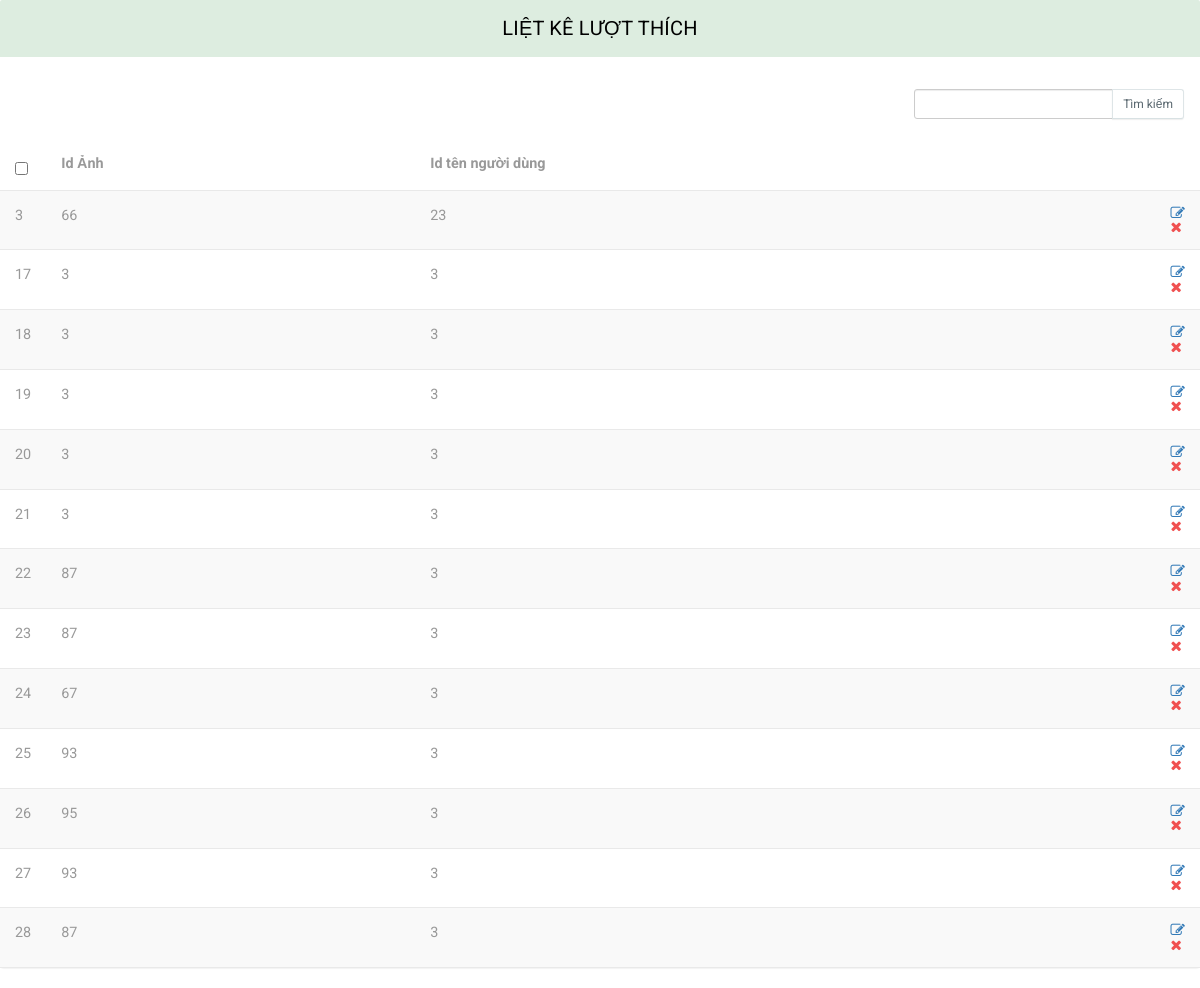
The page /all_like.php on the database its author committed.
### tables this page shows
CREATE TABLE `si_like` (
  `id` int(11) NOT NULL,
  `id_image` int(15) NOT NULL,
  `id_user` int(50) NOT NULL
);

### all_like.php (the view, shortened to what this page needs)
<?php
$conn = init();
?>
<link rel="stylesheet" href='public/backend/css/bootstrap.min.css' >
<link href='public/backend/css/style.css' rel='stylesheet' type='text/css' />
<link href='public/backend/css/style-responsive.css' rel="stylesheet"/>
<link rel="stylesheet" href='public/backend/css/font.css' type="text/css"/>
<link href='public/backend/css/font-awesome.css' rel="stylesheet">
<link rel="stylesheet" href='public/backend/css/morris.css' type="text/css"/>
<link rel="stylesheet" href='public/backend/css/monthly.css'>
  <div class="panel panel-default" >
    <div class="panel-heading">
      Liệt kê lượt thích
    </div>
    <div class="row w3-res-tb">
      <div class="col-sm-5 m-b-xs">
      </div>
      <div class="col-sm-4">
      </div>
      <div class="col-sm-3">
        <div class="input-group">
          <input type="text" class="input-sm form-control" placeholder="Search">
          <span class="input-group-btn">
            <button class="btn btn-sm btn-default" type="button">Tìm kiếm</button>
          </span>
        </div>
      </div>
    </div>
    <div class="table-responsive">
      <table class="table table-striped b-t b-light">
        <thead>
          <tr>
            <th style="width:20px;">
              <label class="i-checks m-b-none">
                <input type="checkbox"><i></i>
              </label>
            </th>
            <th>Id Ảnh </th>
            <th>Id tên người dùng</th>
            <th style="width:30px;"></th>
          </tr>
        </thead>
        <tbody>
           <?php
            $sql = 'SELECT * FROM si_like';
            $retval= mysqli_query($conn, $sql);
            if(mysqli_num_rows($retval) > 0){
             while($row = mysqli_fetch_assoc($retval)){
            ?>
          <tr>
            <td>
             <?php
                echo $row['id'];
             ?>
            </td>
            <td>
             <?php
                echo $row['id_image'];
             ?>
            </td>
            <td>
             <?php
                echo $row['id_user'];
             ?>
            </td>
            <td>
              <a href="#" ui-toggle-class="" class="edit_like" id="<?php echo $row['id'] ?>">
                <i class="fa fa-pencil-square-o" ></i></a>
              <a  href="#" ui-toggle-class="" class="delete_like" id="<?php echo $row['id'] ?>" >
                <i class="fa fa-times text-danger text">
                </i>
              </a>
            </td>
          </tr>
     <?php
            }
            }else{
            echo "0 results";
            }
            ?>
        </tbody>
      </table>
    </div>
  </div>

### public/backend/css/style.css (style rules this page uses)
body a { transition: 0.5s all ease; -webkit-transition: 0.5s all ease; -moz-transition: 0.5s all ease; -o-transition: 0.5s all ease; -ms-transition: 0.5s all ease; text-decoration:none; }
ul,label { margin:0; padding:0; }
.panel-heading { position: relative; height: 57px; line-height: 57px; letter-spacing: 0.2px; color: #000; font-size: 18px; font-weight: 400; padding: 0 16px; background:#ddede0; border-top-right-radius: 2px; border-top-left-radius: 2px; text-transform: uppercase; text-align: center; }
.panel { border: none ! important; }
.table>thead>tr>th { border-bottom: 1px solid #e1ab91 ! important; }
.table>tbody>tr>td, .table>tbody>tr>th, .table>tfoot>tr>td, .table>tfoot>tr>th, .table>thead>tr>td, .table>thead>tr>th { border-bottom: 1px solid #e9e9e9 ! important; }
.table > thead > tr > th, .table > tbody > tr > th, .table > tfoot > tr > th, .table > thead > tr > td, .table > tbody > tr > td, .table > tfoot > tr > td { border-top: none !important; }
.table td, .table>tbody>tr>td, .table>tbody>tr>th, .table>tfoot>tr>td, .table>tfoot>tr>th, .table>thead>tr>td, .table>thead>tr>th { padding: 15px!important; }
.table > thead > tr > th, .table > tbody > tr > th, .table > tfoot > tr > th, .table > thead > tr > td, .table > tbody > tr > td, .table > tfoot > tr > td { font-size: 0.9em; color: #999; border-top: none !important; }
.input-group { margin-bottom: 20px; }
.panel-default>.panel-heading { color: #000000 ! important; background-color: #ddede0 ! important; border-color: #ddede0 ! important; font-size: 20px; }
.text-danger { color: #f05050; }
.btn-default { color: #58666e !important; background-color: #fcfdfd; background-color: #fff; border-color: #dee5e7; border-bottom-color: #d8e1e3; -webkit-box-shadow: 0 1px 1px rgba(90, 90, 90, 0.1); box-shadow: 0 1px 1px rgba(90, 90, 90, 0.1); }
.m-b-xs { margin-bottom: 5px; }
.w3-res-tb { padding: 2em 1em 0; }

### rows shown on the page
si_like: id "3", id_image "66", id_user "23"
si_like: id "17", id_image "3", id_user "3"
si_like: id "18", id_image "3", id_user "3"
si_like: id "19", id_image "3", id_user "3"
si_like: id "20", id_image "3", id_user "3"
si_like: id "21", id_image "3", id_user "3"
si_like: id "22", id_image "87", id_user "3"
si_like: id "23", id_image "87", id_user "3"
si_like: id "24", id_image "67", id_user "3"
si_like: id "25", id_image "93", id_user "3"
si_like: id "26", id_image "95", id_user "3"
si_like: id "27", id_image "93", id_user "3"
si_like: id "28", id_image "87", id_user "3"
